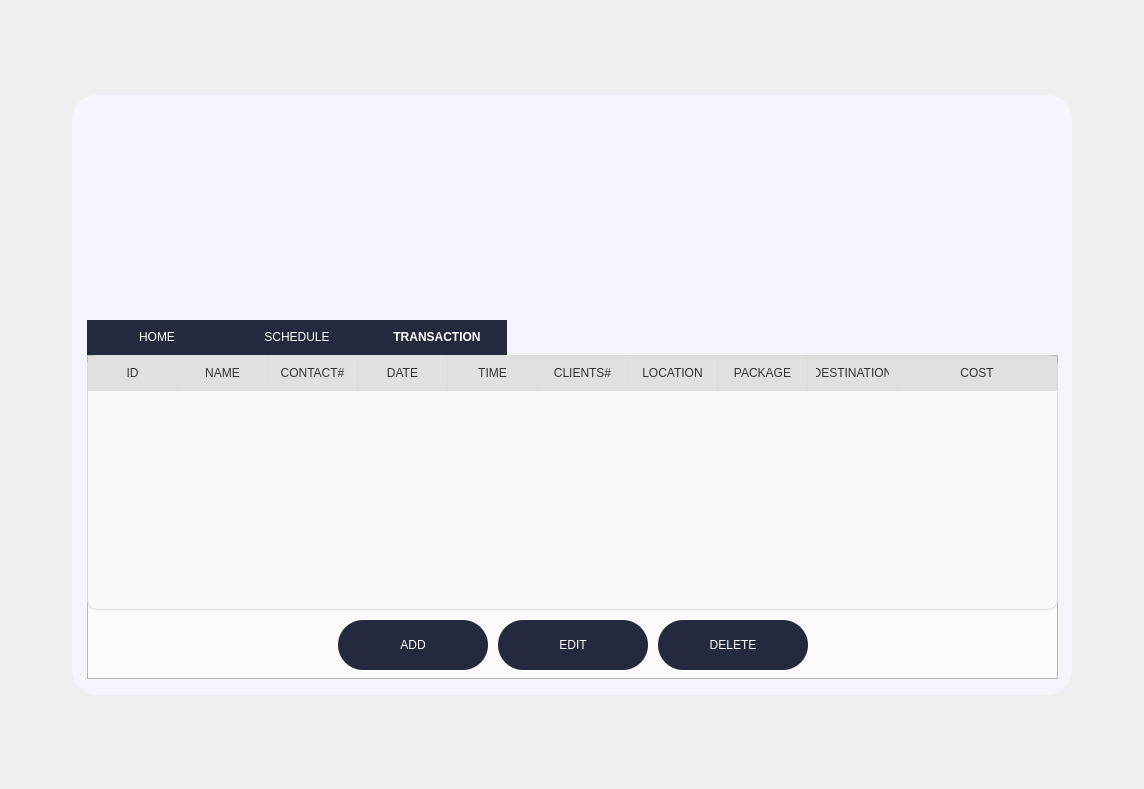
<?xml version="1.0" encoding="UTF-8"?>
<ui version="4.0">
 <class>MAIN</class>
 <widget class="QMainWindow" name="MAIN">
  <property name="geometry">
   <rect>
    <x>0</x>
    <y>0</y>
    <width>1144</width>
    <height>789</height>
   </rect>
  </property>
  <property name="minimumSize">
   <size>
    <width>1000</width>
    <height>600</height>
   </size>
  </property>
  <property name="windowTitle">
   <string>Travel With Me</string>
  </property>
  <property name="styleSheet">
   <string notr="true">QMainWindow {
    border-image: url(:/img/BGMAIN.jpg);
}

QTabWidget::tab-bar {
    alignment: center;
}

QTabBar::tab {
    background-color: #24293E;
    color: white;
    padding: 10px;
    min-width: 120px;
    border-bottom: 1px solid #24293E;
}

QTabBar::tab:selected {
    font-weight: bold;
}

QTabWidget::pane {
    background-color: #FFFFFF;
}

#frame_2 {
    border-radius: 25px;
    background-color: #f4f5fc;
}

#bgmode {
    background-color: transparent;
    background: transparent;
    border: transparent;
}

#logoutbtn {
    background-color: transparent;
    background: transparent;
    border: transparent;
}

#frame,
#frame_3,
#frame_4 {
    background: qlineargradient(spread:pad, x1:0, y1:1, x2:1, y2:0,
            stop:0 #f4f5fc,
            stop:0.25 #eaebf0,
            stop:0.5 #e0e0e4,
            stop:0.75 #d6d6d8,
            stop:1 #cccccc);
    border-radius: 5px;
}

#framebg {
    background: #f4f5fc;
    border-radius: 25px;
}

#packagesbtn,
#logsbtn {
    border-radius: 25px;
    color: white;
    background-color: #24293e;
}

#label_3,
#Label_4 {
    height: 256px;
    width: 200px;
}

/* General QCalendarWidget Style */
QCalendarWidget {
    background-color: #ffffff;
    border: 1px solid #cccccc;
    border-radius: 8px;
    font-family: &quot;Segoe UI&quot;, &quot;Arial&quot;, sans-serif;
    font-size: 14px;
    color: #333333;
}

/* Navigation Bar */
QCalendarWidget QToolButton {
    color: #ffffff;
    background-color: #24293E;
    border: none;
    border-radius: 4px;
    padding: 5px;
}

QCalendarWidget QToolButton:hover {
    font-style: bold;
}

QCalendarWidget QToolButton::disabled {
    background-color: #9E9E9E;
}

/* Header (Month/Year) */
QCalendarWidget QWidget#qt_calendar_navigationbar {
    background-color: #24293E;
    color: #ffffff;
    border-top-left-radius: 8px;
    border-top-right-radius: 8px;
}

QCalendarWidget QToolButton::menu-indicator {
    image: none;
}

/* Day Headers (e.g., Mon, Tue) */
QCalendarWidget QTableView {
    border: none;
}

QCalendarWidget QHeaderView::section {
    color: #333333;
    background-color: #f2f2f2;
    border: none;
    padding: 5px;
}

/* Day Cells */
QCalendarWidget QTableView::item {
    border: none;
    padding: 5px;
}

QCalendarWidget QTableView::item:selected {
    background-color: #4CAF50;
    color: #ffffff;
}

QCalendarWidget QTableView::item:hover {
    background-color: #a5d6a7;
    color: #333333;
}

/* Today Highlight */
QCalendarWidget QWidget#qt_calendar_today {
    border: 1px solid #4CAF50;
    background-color: #ffffff;
    color: #4CAF50;
    border-radius: 4px;
}

QCalendarWidget QWidget#qt_calendar_today::hover {
    background-color: #e8f5e9;
    border: 1px solid #4CAF50;
}

/* Navigation Buttons */
QCalendarWidget QToolButton::left-arrow {
    image: url(:/icons/left-arrow.png);
    /* Ensure you have an appropriate icon */
}

QCalendarWidget QToolButton::right-arrow {
    image: url(:/icons/right-arrow.png);
    /* Ensure you have an appropriate icon */
}

QCalendarWidget {
    border: 1px solid black;
}

#addbtn,
#editbtn,
#delbtn {
    border-radius: 25px;
    color: white;
    background-color: #24293e;
    padding-top: 20px;
    padding-bottom: 20px;
}

QTableWidget {
    border: 1px solid #dcdcdc;
    border-radius: 10px;
    background-color: #f8f8f8;
    font-size: 14px;
    font-family: Arial, Helvetica, sans-serif;
    color: #333333;
}

QTableWidget::item:selected {
    background-color: #00aaff;
    color: #ffffff;
}

QHeaderView::section {
    background-color: #e0e0e0;
    color: #333333;
    padding: 8px;
    border: none;
    border-bottom: 1px solid #dcdcdc;
}

QHeaderView::section:horizontal {
    border-right: 1px solid #dcdcdc;
}

QTableCornerButton::section {
    background-color: #e0e0e0;
    border: none;
    border-bottom: 1px solid #dcdcdc;
    border-right: 1px solid #dcdcdc;
}

QScrollBar:vertical {
    background: #f8f8f8;
    width: 15px;
    margin: 0px 3px 0px 3px;
    border-radius: 4px;
}

QScrollBar::handle:vertical {
    background: #c0c0c0;
    min-height: 20px;
    border-radius: 4px;
}

QScrollBar::add-line:vertical,
QScrollBar::sub-line:vertical {
    height: 0;
}

QScrollBar::add-page:vertical,
QScrollBar::sub-page:vertical {
    background: none;
}

QScrollBar:horizontal {
    background: #f8f8f8;
    height: 15px;
    margin: 3px 0px 3px 0px;
    border-radius: 4px;
}

QScrollBar::handle:horizontal {
    background: #c0c0c0;
    min-width: 20px;
    border-radius: 4px;
}

QScrollBar::add-line:horizontal,
QScrollBar::sub-line:horizontal {
    width: 0;
}

QScrollBar::add-page:horizontal,
QScrollBar::sub-page:horizontal {
    background: none;
}
</string>
  </property>
  <widget class="QWidget" name="centralwidget">
   <layout class="QGridLayout" name="gridLayout">
    <item row="1" column="0">
     <spacer name="horizontalSpacer_2">
      <property name="orientation">
       <enum>Qt::Horizontal</enum>
      </property>
      <property name="sizeHint" stdset="0">
       <size>
        <width>40</width>
        <height>20</height>
       </size>
      </property>
     </spacer>
    </item>
    <item row="1" column="3">
     <spacer name="horizontalSpacer">
      <property name="orientation">
       <enum>Qt::Horizontal</enum>
      </property>
      <property name="sizeHint" stdset="0">
       <size>
        <width>40</width>
        <height>20</height>
       </size>
      </property>
     </spacer>
    </item>
    <item row="2" column="1">
     <spacer name="verticalSpacer">
      <property name="orientation">
       <enum>Qt::Vertical</enum>
      </property>
      <property name="sizeHint" stdset="0">
       <size>
        <width>20</width>
        <height>40</height>
       </size>
      </property>
     </spacer>
    </item>
    <item row="0" column="2">
     <spacer name="verticalSpacer_4">
      <property name="orientation">
       <enum>Qt::Vertical</enum>
      </property>
      <property name="sizeHint" stdset="0">
       <size>
        <width>20</width>
        <height>40</height>
       </size>
      </property>
     </spacer>
    </item>
    <item row="2" column="2">
     <spacer name="verticalSpacer_2">
      <property name="orientation">
       <enum>Qt::Vertical</enum>
      </property>
      <property name="sizeHint" stdset="0">
       <size>
        <width>20</width>
        <height>40</height>
       </size>
      </property>
     </spacer>
    </item>
    <item row="1" column="1" colspan="2">
     <widget class="QFrame" name="framebg">
      <property name="sizePolicy">
       <sizepolicy hsizetype="Expanding" vsizetype="Expanding">
        <horstretch>0</horstretch>
        <verstretch>0</verstretch>
       </sizepolicy>
      </property>
      <property name="minimumSize">
       <size>
        <width>1000</width>
        <height>600</height>
       </size>
      </property>
      <property name="maximumSize">
       <size>
        <width>16777215</width>
        <height>16777215</height>
       </size>
      </property>
      <property name="mouseTracking">
       <bool>false</bool>
      </property>
      <property name="styleSheet">
       <string notr="true"/>
      </property>
      <property name="frameShape">
       <enum>QFrame::StyledPanel</enum>
      </property>
      <property name="frameShadow">
       <enum>QFrame::Raised</enum>
      </property>
      <widget class="QLabel" name="label">
       <property name="geometry">
        <rect>
         <x>20</x>
         <y>40</y>
         <width>950</width>
         <height>161</height>
        </rect>
       </property>
       <property name="maximumSize">
        <size>
         <width>950</width>
         <height>200</height>
        </size>
       </property>
       <property name="text">
        <string/>
       </property>
       <property name="pixmap">
        <pixmap resource="../icons/icons.qrc">:/img/BGL.png</pixmap>
       </property>
      </widget>
      <widget class="QTabWidget" name="tabWidget">
       <property name="geometry">
        <rect>
         <x>15</x>
         <y>225</y>
         <width>971</width>
         <height>360</height>
        </rect>
       </property>
       <property name="sizePolicy">
        <sizepolicy hsizetype="Preferred" vsizetype="Preferred">
         <horstretch>0</horstretch>
         <verstretch>0</verstretch>
        </sizepolicy>
       </property>
       <property name="minimumSize">
        <size>
         <width>971</width>
         <height>360</height>
        </size>
       </property>
       <property name="maximumSize">
        <size>
         <width>971</width>
         <height>360</height>
        </size>
       </property>
       <property name="styleSheet">
        <string notr="true"/>
       </property>
       <property name="currentIndex">
        <number>2</number>
       </property>
       <widget class="QWidget" name="home">
        <attribute name="title">
         <string>HOME</string>
        </attribute>
        <layout class="QHBoxLayout" name="horizontalLayout_2" stretch="0">
         <property name="spacing">
          <number>0</number>
         </property>
         <property name="sizeConstraint">
          <enum>QLayout::SetDefaultConstraint</enum>
         </property>
         <property name="leftMargin">
          <number>0</number>
         </property>
         <property name="topMargin">
          <number>0</number>
         </property>
         <property name="rightMargin">
          <number>0</number>
         </property>
         <property name="bottomMargin">
          <number>0</number>
         </property>
         <item>
          <widget class="QFrame" name="frame">
           <property name="sizePolicy">
            <sizepolicy hsizetype="Preferred" vsizetype="Preferred">
             <horstretch>0</horstretch>
             <verstretch>0</verstretch>
            </sizepolicy>
           </property>
           <property name="minimumSize">
            <size>
             <width>0</width>
             <height>0</height>
            </size>
           </property>
           <property name="maximumSize">
            <size>
             <width>970</width>
             <height>340</height>
            </size>
           </property>
           <property name="frameShape">
            <enum>QFrame::StyledPanel</enum>
           </property>
           <property name="frameShadow">
            <enum>QFrame::Raised</enum>
           </property>
           <layout class="QGridLayout" name="gridLayout_4">
            <item row="0" column="0">
             <layout class="QGridLayout" name="gridLayout_2">
              <property name="spacing">
               <number>0</number>
              </property>
              <item row="0" column="1">
               <widget class="QLabel" name="label_2">
                <property name="font">
                 <font>
                  <pointsize>16</pointsize>
                  <weight>75</weight>
                  <bold>true</bold>
                 </font>
                </property>
                <property name="text">
                 <string>Welcome to our Travel With Me App! Discover new destinations and effortlessly plan your next adventure with us.</string>
                </property>
                <property name="textFormat">
                 <enum>Qt::AutoText</enum>
                </property>
                <property name="alignment">
                 <set>Qt::AlignCenter</set>
                </property>
                <property name="wordWrap">
                 <bool>true</bool>
                </property>
               </widget>
              </item>
              <item row="0" column="0" rowspan="2">
               <widget class="QLabel" name="label_3">
                <property name="maximumSize">
                 <size>
                  <width>300</width>
                  <height>16777215</height>
                 </size>
                </property>
                <property name="text">
                 <string/>
                </property>
                <property name="pixmap">
                 <pixmap resource="../icons/icons.qrc">:/img/256X256LOGO.png</pixmap>
                </property>
                <property name="alignment">
                 <set>Qt::AlignCenter</set>
                </property>
               </widget>
              </item>
              <item row="0" column="2" rowspan="2">
               <widget class="QLabel" name="label_4">
                <property name="text">
                 <string/>
                </property>
                <property name="pixmap">
                 <pixmap resource="../icons/icons.qrc">:/img/256LOGO2.png</pixmap>
                </property>
                <property name="alignment">
                 <set>Qt::AlignCenter</set>
                </property>
               </widget>
              </item>
              <item row="1" column="1">
               <layout class="QHBoxLayout" name="horizontalLayout_5" stretch="0,0">
                <property name="spacing">
                 <number>1</number>
                </property>
                <property name="sizeConstraint">
                 <enum>QLayout::SetDefaultConstraint</enum>
                </property>
                <property name="bottomMargin">
                 <number>10</number>
                </property>
                <item>
                 <widget class="QPushButton" name="packagesbtn">
                  <property name="sizePolicy">
                   <sizepolicy hsizetype="Minimum" vsizetype="Fixed">
                    <horstretch>0</horstretch>
                    <verstretch>0</verstretch>
                   </sizepolicy>
                  </property>
                  <property name="minimumSize">
                   <size>
                    <width>150</width>
                    <height>50</height>
                   </size>
                  </property>
                  <property name="maximumSize">
                   <size>
                    <width>150</width>
                    <height>50</height>
                   </size>
                  </property>
                  <property name="text">
                   <string> PACKAGES</string>
                  </property>
                 </widget>
                </item>
                <item>
                 <widget class="QPushButton" name="logsbtn">
                  <property name="minimumSize">
                   <size>
                    <width>150</width>
                    <height>50</height>
                   </size>
                  </property>
                  <property name="maximumSize">
                   <size>
                    <width>150</width>
                    <height>50</height>
                   </size>
                  </property>
                  <property name="text">
                   <string>LOGS</string>
                  </property>
                 </widget>
                </item>
               </layout>
              </item>
             </layout>
            </item>
           </layout>
          </widget>
         </item>
        </layout>
       </widget>
       <widget class="QWidget" name="schedule">
        <attribute name="title">
         <string>SCHEDULE</string>
        </attribute>
        <layout class="QHBoxLayout" name="horizontalLayout_3">
         <property name="spacing">
          <number>0</number>
         </property>
         <property name="leftMargin">
          <number>0</number>
         </property>
         <property name="topMargin">
          <number>0</number>
         </property>
         <property name="rightMargin">
          <number>0</number>
         </property>
         <property name="bottomMargin">
          <number>0</number>
         </property>
         <item>
          <widget class="QFrame" name="frame_4">
           <property name="styleSheet">
            <string notr="true"/>
           </property>
           <property name="frameShape">
            <enum>QFrame::StyledPanel</enum>
           </property>
           <property name="frameShadow">
            <enum>QFrame::Raised</enum>
           </property>
           <layout class="QGridLayout" name="gridLayout_5">
            <item row="0" column="0">
             <layout class="QHBoxLayout" name="horizontalLayout_6">
              <item>
               <widget class="QCalendarWidget" name="calendarWidget">
                <property name="sizePolicy">
                 <sizepolicy hsizetype="Preferred" vsizetype="Preferred">
                  <horstretch>0</horstretch>
                  <verstretch>0</verstretch>
                 </sizepolicy>
                </property>
                <property name="minimumSize">
                 <size>
                  <width>50</width>
                  <height>50</height>
                 </size>
                </property>
                <property name="maximumSize">
                 <size>
                  <width>500</width>
                  <height>16777215</height>
                 </size>
                </property>
                <property name="cursor">
                 <cursorShape>ArrowCursor</cursorShape>
                </property>
                <property name="contextMenuPolicy">
                 <enum>Qt::DefaultContextMenu</enum>
                </property>
                <property name="layoutDirection">
                 <enum>Qt::LeftToRight</enum>
                </property>
                <property name="autoFillBackground">
                 <bool>false</bool>
                </property>
                <property name="locale">
                 <locale language="English" country="Philippines"/>
                </property>
                <property name="inputMethodHints">
                 <set>Qt::ImhNone</set>
                </property>
                <property name="firstDayOfWeek">
                 <enum>Qt::Sunday</enum>
                </property>
                <property name="gridVisible">
                 <bool>false</bool>
                </property>
                <property name="selectionMode">
                 <enum>QCalendarWidget::SingleSelection</enum>
                </property>
                <property name="horizontalHeaderFormat">
                 <enum>QCalendarWidget::SingleLetterDayNames</enum>
                </property>
                <property name="verticalHeaderFormat">
                 <enum>QCalendarWidget::NoVerticalHeader</enum>
                </property>
                <property name="navigationBarVisible">
                 <bool>true</bool>
                </property>
                <property name="dateEditEnabled">
                 <bool>false</bool>
                </property>
               </widget>
              </item>
              <item>
               <widget class="QScrollArea" name="scrollArea">
                <property name="widgetResizable">
                 <bool>true</bool>
                </property>
                <widget class="QWidget" name="scrollcontent">
                 <property name="geometry">
                  <rect>
                   <x>0</x>
                   <y>0</y>
                   <width>470</width>
                   <height>304</height>
                  </rect>
                 </property>
                 <layout class="QGridLayout" name="gridLayout_6">
                  <item row="0" column="0">
                   <widget class="QFrame" name="profileframe">
                    <property name="frameShape">
                     <enum>QFrame::StyledPanel</enum>
                    </property>
                    <property name="frameShadow">
                     <enum>QFrame::Raised</enum>
                    </property>
                    <layout class="QGridLayout" name="gridLayout_7"/>
                   </widget>
                  </item>
                 </layout>
                </widget>
               </widget>
              </item>
             </layout>
            </item>
           </layout>
          </widget>
         </item>
        </layout>
       </widget>
       <widget class="QWidget" name="transaction">
        <attribute name="title">
         <string>TRANSACTION</string>
        </attribute>
        <layout class="QHBoxLayout" name="horizontalLayout_7">
         <property name="spacing">
          <number>0</number>
         </property>
         <property name="leftMargin">
          <number>0</number>
         </property>
         <property name="topMargin">
          <number>0</number>
         </property>
         <property name="rightMargin">
          <number>0</number>
         </property>
         <property name="bottomMargin">
          <number>0</number>
         </property>
         <item>
          <widget class="QFrame" name="frame_3">
           <property name="frameShape">
            <enum>QFrame::StyledPanel</enum>
           </property>
           <property name="frameShadow">
            <enum>QFrame::Raised</enum>
           </property>
           <layout class="QGridLayout" name="gridLayout_3">
            <property name="leftMargin">
             <number>0</number>
            </property>
            <property name="topMargin">
             <number>0</number>
            </property>
            <property name="rightMargin">
             <number>0</number>
            </property>
            <property name="bottomMargin">
             <number>0</number>
            </property>
            <property name="spacing">
             <number>0</number>
            </property>
            <item row="0" column="0">
             <widget class="QTableWidget" name="tableWidget">
              <property name="styleSheet">
               <string notr="true"/>
              </property>
              <property name="gridStyle">
               <enum>Qt::SolidLine</enum>
              </property>
              <property name="wordWrap">
               <bool>false</bool>
              </property>
              <property name="rowCount">
               <number>0</number>
              </property>
              <attribute name="horizontalHeaderCascadingSectionResizes">
               <bool>false</bool>
              </attribute>
              <attribute name="horizontalHeaderDefaultSectionSize">
               <number>90</number>
              </attribute>
              <attribute name="horizontalHeaderHighlightSections">
               <bool>false</bool>
              </attribute>
              <attribute name="horizontalHeaderStretchLastSection">
               <bool>true</bool>
              </attribute>
              <column>
               <property name="text">
                <string>ID</string>
               </property>
              </column>
              <column>
               <property name="text">
                <string>NAME</string>
               </property>
              </column>
              <column>
               <property name="text">
                <string>CONTACT#</string>
               </property>
              </column>
              <column>
               <property name="text">
                <string>DATE</string>
               </property>
              </column>
              <column>
               <property name="text">
                <string>TIME</string>
               </property>
              </column>
              <column>
               <property name="text">
                <string>CLIENTS#</string>
               </property>
              </column>
              <column>
               <property name="text">
                <string>LOCATION</string>
               </property>
              </column>
              <column>
               <property name="text">
                <string>PACKAGE</string>
               </property>
              </column>
              <column>
               <property name="text">
                <string>DESTINATION</string>
               </property>
              </column>
              <column>
               <property name="text">
                <string>COST</string>
               </property>
              </column>
             </widget>
            </item>
            <item row="1" column="0">
             <layout class="QHBoxLayout" name="horizontalLayout">
              <property name="spacing">
               <number>10</number>
              </property>
              <property name="leftMargin">
               <number>5</number>
              </property>
              <property name="topMargin">
               <number>10</number>
              </property>
              <property name="rightMargin">
               <number>5</number>
              </property>
              <property name="bottomMargin">
               <number>10</number>
              </property>
              <item>
               <spacer name="horizontalSpacer_3">
                <property name="orientation">
                 <enum>Qt::Horizontal</enum>
                </property>
                <property name="sizeHint" stdset="0">
                 <size>
                  <width>40</width>
                  <height>20</height>
                 </size>
                </property>
               </spacer>
              </item>
              <item>
               <widget class="QPushButton" name="addbtn">
                <property name="minimumSize">
                 <size>
                  <width>150</width>
                  <height>50</height>
                 </size>
                </property>
                <property name="maximumSize">
                 <size>
                  <width>150</width>
                  <height>50</height>
                 </size>
                </property>
                <property name="text">
                 <string>ADD</string>
                </property>
               </widget>
              </item>
              <item>
               <widget class="QPushButton" name="editbtn">
                <property name="minimumSize">
                 <size>
                  <width>150</width>
                  <height>50</height>
                 </size>
                </property>
                <property name="maximumSize">
                 <size>
                  <width>150</width>
                  <height>50</height>
                 </size>
                </property>
                <property name="text">
                 <string>EDIT</string>
                </property>
               </widget>
              </item>
              <item>
               <widget class="QPushButton" name="delbtn">
                <property name="minimumSize">
                 <size>
                  <width>150</width>
                  <height>50</height>
                 </size>
                </property>
                <property name="maximumSize">
                 <size>
                  <width>150</width>
                  <height>50</height>
                 </size>
                </property>
                <property name="text">
                 <string>DELETE</string>
                </property>
               </widget>
              </item>
              <item>
               <spacer name="horizontalSpacer_4">
                <property name="orientation">
                 <enum>Qt::Horizontal</enum>
                </property>
                <property name="sizeHint" stdset="0">
                 <size>
                  <width>40</width>
                  <height>20</height>
                 </size>
                </property>
               </spacer>
              </item>
             </layout>
            </item>
           </layout>
          </widget>
         </item>
        </layout>
       </widget>
      </widget>
      <widget class="QFrame" name="frame_2">
       <property name="geometry">
        <rect>
         <x>20</x>
         <y>20</y>
         <width>141</width>
         <height>71</height>
        </rect>
       </property>
       <layout class="QHBoxLayout" name="horizontalLayout_4">
        <property name="spacing">
         <number>0</number>
        </property>
        <property name="leftMargin">
         <number>0</number>
        </property>
        <property name="topMargin">
         <number>0</number>
        </property>
        <property name="rightMargin">
         <number>0</number>
        </property>
        <property name="bottomMargin">
         <number>0</number>
        </property>
        <item>
         <widget class="QPushButton" name="logoutbtn">
          <property name="sizePolicy">
           <sizepolicy hsizetype="Preferred" vsizetype="Preferred">
            <horstretch>0</horstretch>
            <verstretch>0</verstretch>
           </sizepolicy>
          </property>
          <property name="minimumSize">
           <size>
            <width>64</width>
            <height>64</height>
           </size>
          </property>
          <property name="maximumSize">
           <size>
            <width>64</width>
            <height>64</height>
           </size>
          </property>
          <property name="styleSheet">
           <string notr="true"/>
          </property>
          <property name="text">
           <string/>
          </property>
          <property name="icon">
           <iconset resource="../icons/icons.qrc">
            <normaloff>:/img/logout.png</normaloff>:/img/logout.png</iconset>
          </property>
          <property name="iconSize">
           <size>
            <width>32</width>
            <height>32</height>
           </size>
          </property>
          <property name="flat">
           <bool>true</bool>
          </property>
         </widget>
        </item>
        <item>
         <widget class="QPushButton" name="bgmode">
          <property name="enabled">
           <bool>true</bool>
          </property>
          <property name="sizePolicy">
           <sizepolicy hsizetype="Preferred" vsizetype="Preferred">
            <horstretch>0</horstretch>
            <verstretch>0</verstretch>
           </sizepolicy>
          </property>
          <property name="minimumSize">
           <size>
            <width>64</width>
            <height>64</height>
           </size>
          </property>
          <property name="maximumSize">
           <size>
            <width>64</width>
            <height>64</height>
           </size>
          </property>
          <property name="layoutDirection">
           <enum>Qt::LeftToRight</enum>
          </property>
          <property name="autoFillBackground">
           <bool>false</bool>
          </property>
          <property name="text">
           <string/>
          </property>
          <property name="icon">
           <iconset resource="../icons/icons.qrc">
            <normaloff>:/img/DRKMODE.png</normaloff>:/img/DRKMODE.png</iconset>
          </property>
          <property name="iconSize">
           <size>
            <width>32</width>
            <height>32</height>
           </size>
          </property>
          <property name="flat">
           <bool>false</bool>
          </property>
         </widget>
        </item>
       </layout>
      </widget>
     </widget>
    </item>
    <item row="0" column="1">
     <spacer name="verticalSpacer_3">
      <property name="orientation">
       <enum>Qt::Vertical</enum>
      </property>
      <property name="sizeHint" stdset="0">
       <size>
        <width>20</width>
        <height>40</height>
       </size>
      </property>
     </spacer>
    </item>
   </layout>
  </widget>
 </widget>
 <resources>
  <include location="../icons/icons.qrc"/>
 </resources>
 <connections/>
</ui>
